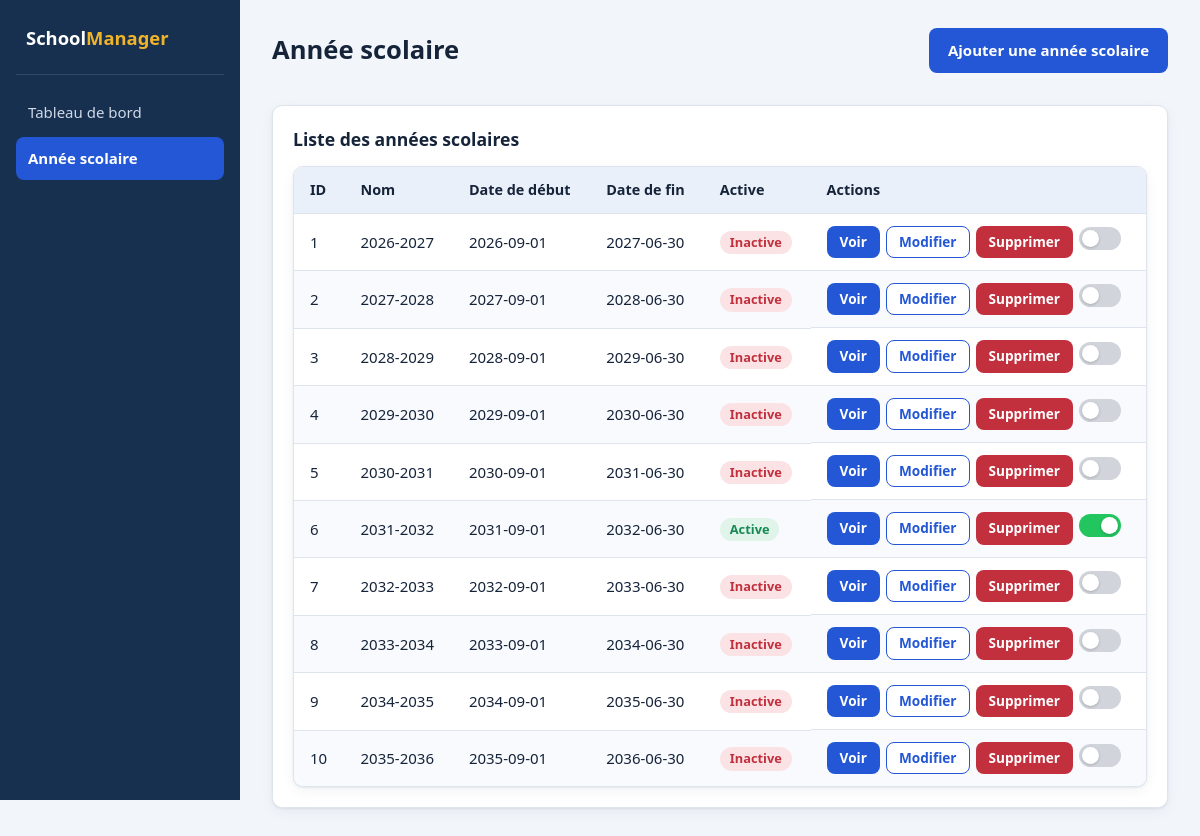
/admin_page/année_scolaire, run on the app's committed database.
### schools/models/school_year.py (models this page shows, shortened)
class SchoolYear(models.Model):
    name = models.CharField(max_length=9)
    start_date = models.DateField()
    end_date = models.DateField()
    is_active = models.BooleanField(default=False)
    class Meta:
        verbose_name = "Année scolaire"
        verbose_name_plural = "Années scolaires"

### schools/views/school_year_view.py (called while the page is built)
def school_year_view(request):
    school_years = SchoolYear.objects.all()
    context = {
        "pages": "school_year",
        "school_years": school_years,
    }
    return render(request, "pages/admin/school_year/list.html", context)

### templates/pages/admin/school_year/list.html (shortened to what this page needs)
{% extends "layouts/base_admin.html" %}  {% block titre_page %}Année scolaire{% endblock %}  {% block btn %}
<a href="#form" class="btn btn-primary"> Ajouter une année scolaire </a>
{% endblock %} {% block content %}
<section class="section">
  <div class="card">
    <h2 style="font-size: 1.1rem; margin-bottom: 14px">
      Liste des années scolaires
    </h2>
    <div class="table-wrap">
      <table>
        <thead>
          <tr>
            <th>ID</th>
            <th>Nom</th>
            <th>Date de début</th>
            <th>Date de fin</th>
            <th>Active</th>
            <th>Actions</th>
          </tr>
        </thead>
        <tbody>
          {% for school_year in school_years %}
          <tr>
            <td>{{ school_year.id }}</td>
            <td>{{ school_year.name }}</td>
            <td>{{ school_year.start_date|date:"Y-m-d" }}</td>
            <td>{{ school_year.end_date|date:"Y-m-d" }}</td>
            <td>
              {% if school_year.is_active %}
              <span class="badge ok">Active</span>
              {% else %}
              <span class="badge danger">Inactive</span>
              {% endif %}
            </td>
            <td class="actions">
              <a href="#" class="btn btn-primary btn-sm">Voir</a>
              <a href="#" class="btn btn-secondary btn-sm">Modifier</a>
              <a href="#" class="btn btn-danger btn-sm">Supprimer</a>
              <form
                method="post"
                action="{% url 'school_year_switch' school_year.id %}"
                style="display: inline"
              >
                <button
                  type="submit"
                  class="switch-btn {% if school_year.is_active %}active{% endif %}"
                  title="{% if school_year.is_active %}Année active{% else %}Activer cette année{% endif %}"
                  {%if school_year.is_active %}disabled{%endif%}>
                  <span></span>
                </button>
              </form>
            </td>
          </tr>
          {% empty %}
          <tr>
            <td colspan="6">Aucune année scolaire enregistrée.</td>
          </tr>
          {% endfor %}
        </tbody>
      </table>
    </div>
  </div>
</section>
{% endblock %}

### templates/layouts/base_admin.html (shortened to what this page needs)
{% load static %}
<!DOCTYPE html>
<html lang="fr">
<head>
<link rel="stylesheet" href="{% static 'css/admin.css' %}">
</head>
<body>
<div class="app">
  <aside class="sidebar">
    <div class="brand">School<span>Manager</span></div>
    <nav class="nav">
      <a href="{% url "dashboard" %}" class="{% if pages == 'admin' %}active{% endif %}">Tableau de bord</a>
      <a href="{% url "school_year" %}" class="{% if pages == 'school_year' %}active{% endif %}" >Année scolaire</a>
    </nav>
  </aside>
  <main class="main">
    <header class="topbar">
      <div>
        <h1>{% block titre_page %}{% endblock %}</h1>
      </div>
      <div class="btn-group">
        {% block btn %}{% endblock %}
      </div>
    </header>
    {% block content %}
    {% endblock  %}
  </main>
</div>
</body>
</html>

### static/css/admin.css (style rules this page uses)
:root { --bg: #f2f5fa; --surface: #ffffff; --ink: #16243a; --muted: #62718a; --line: #dde4ee; --side: #17304f; --primary: #2457d6; --primary-dark: #1b44ab; --accent: #f0b429; --ok: #178a54; --ok-bg: #e0f4ea; --warn: #9a6400; --warn-bg: #fdf0d2; --danger: #c22f3d; --danger-bg: #fbe3e5; --radius: 10px; --shadow: 0 1px 2px rgba(23,48,79,.08), 0 4px 14px rgba(23,48,79,.05); }
* { box-sizing: border-box; margin: 0; padding: 0; }
body { font-family: "Segoe UI", system-ui, -apple-system, Roboto, Arial, sans-serif; background: var(--bg); color: var(--ink); line-height: 1.5; font-size: 15px; }
a { color: inherit; text-decoration: none; }
.app { display: grid; grid-template-columns: 240px 1fr; min-height: 100vh; }
.sidebar { background: var(--side); color: #cfd9e8; padding: 24px 16px; position: sticky; top: 0; height: 100vh; }
.brand { color: #fff; font-size: 1.15rem; font-weight: 700; padding: 0 10px 22px; border-bottom: 1px solid rgba(255,255,255,.12); margin-bottom: 16px; }
.brand span { color: var(--accent); }
.nav a { display: block; padding: 10px 12px; border-radius: 8px; margin-bottom: 4px; }
.nav a.active { background: var(--primary); color: #fff; font-weight: 600; }
.main { padding: 28px 32px 48px; min-width: 0; }
.topbar { display: flex; justify-content: space-between; align-items: center; gap: 16px; flex-wrap: wrap; margin-bottom: 26px; }
.topbar h1 { font-size: 1.6rem; line-height: 1.2; }
.section { margin-top: 32px; }
.card { background: var(--surface); border: 1px solid var(--line); border-radius: var(--radius); padding: 20px; box-shadow: var(--shadow); }
.table-wrap { overflow-x: auto; border: 1px solid var(--line); border-radius: var(--radius); background: var(--surface); box-shadow: var(--shadow); }
table { width: 100%; border-collapse: collapse; min-width: 640px; }
thead th { background: #eaf0f9; text-align: left; font-weight: 600; font-size: .9rem; padding: 12px 16px; border-bottom: 1px solid var(--line); }
tbody td { padding: 12px 16px; border-bottom: 1px solid var(--line); vertical-align: middle; }
tbody tr:last-child td { border-bottom: 0; }
tbody tr:nth-child(even) { background: #f8fafd; }
td.actions { display: flex; gap: 6px; }
.badge { display: inline-block; padding: 2px 10px; border-radius: 999px; font-size: .8rem; font-weight: 600; }
.badge.ok { background: var(--ok-bg); color: var(--ok); }
.badge.danger { background: var(--danger-bg); color: var(--danger); }
.btn { display: inline-flex; align-items: center; justify-content: center; gap: 6px; font: inherit; font-weight: 600; cursor: pointer; padding: 10px 18px; border-radius: 8px; border: 1.5px solid transparent; transition: background .15s, border-color .15s, transform .05s; }
.btn-primary { background: var(--primary); color: #fff; }
.btn-secondary { background: #fff; color: var(--primary); border-color: var(--primary); }
.btn-danger { background: var(--danger); color: #fff; }
.btn-sm { padding: 5px 12px; font-size: .85rem; }
.btn-group { display: flex; gap: 10px; flex-wrap: wrap; }
.switch-btn { display: inline-flex; align-items: center; width: 42px; height: 23px; padding: 3px; border: none; border-radius: 20px; background-color: #d1d5db; cursor: pointer; transition: background-color 0.3s ease; vertical-align: middle; }
.switch-btn span { display: block; width: 17px; height: 17px; background-color: #ffffff; border-radius: 50%; transition: transform 0.3s ease; box-shadow: 0 1px 3px rgba(0, 0, 0, 0.2); }
.switch-btn.active { background-color: #22c55e; }
.switch-btn.active span { transform: translateX(19px); }

### data on the page
SchoolYear: id "1", name "2026-2027", start_date "2026-09-01", end_date "2027-06-30", is_active "Inactive"
SchoolYear: id "2", name "2027-2028", start_date "2027-09-01", end_date "2028-06-30", is_active "Inactive"
SchoolYear: id "3", name "2028-2029", start_date "2028-09-01", end_date "2029-06-30", is_active "Inactive"
SchoolYear: id "4", name "2029-2030", start_date "2029-09-01", end_date "2030-06-30", is_active "Inactive"
SchoolYear: id "5", name "2030-2031", start_date "2030-09-01", end_date "2031-06-30", is_active "Inactive"
SchoolYear: id "6", name "2031-2032", start_date "2031-09-01", end_date "2032-06-30", is_active "Active"
SchoolYear: id "7", name "2032-2033", start_date "2032-09-01", end_date "2033-06-30", is_active "Inactive"
SchoolYear: id "8", name "2033-2034", start_date "2033-09-01", end_date "2034-06-30", is_active "Inactive"
SchoolYear: id "9", name "2034-2035", start_date "2034-09-01", end_date "2035-06-30", is_active "Inactive"
SchoolYear: id "10", name "2035-2036", start_date "2035-09-01", end_date "2036-06-30", is_active "Inactive"
